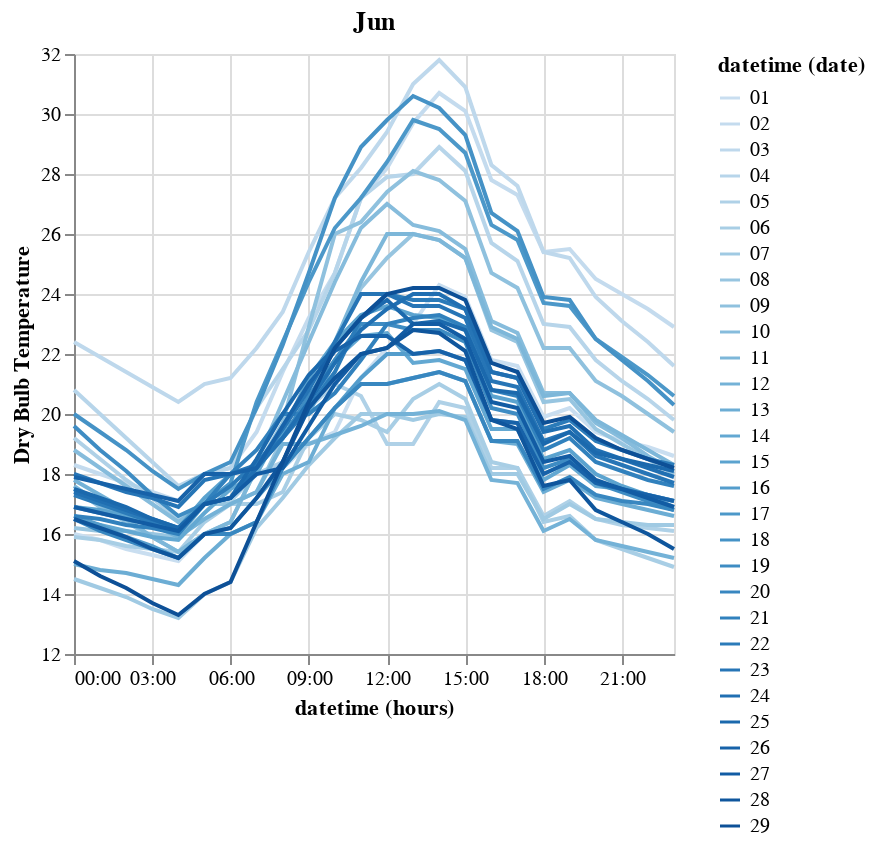

The notebook cell this image was saved under:
### Code cell
alt.Chart(june).mark_line().encode(
alt.X('hours(datetime):T'),
alt.Y("Dry Bulb Temperature").scale(zero=False),
color='date(datetime):O').properties(title=get_month(june))

### Figure 1 — Vega-Lite specification as saved in the notebook (floating-point values rounded to 4 significant figures; data arrays with more than 128 entries replaced by an {"elided": "..."} marker saying what was removed)
{"config": {"view": {"continuousWidth": 300, "continuousHeight": 300}}, "data": {"name": "data-50355a4a0414f2847430121d32f6263a"}, "mark": {"type": "line"}, "encoding": {"color": {"field": "datetime", "timeUnit": "date", "type": "ordinal"}, "x": {"field": "datetime", "timeUnit": "hours", "type": "temporal"}, "y": {"field": "Dry Bulb Temperature", "scale": {"zero": false}, "type": "quantitative"}}, "title": "Jun", "$schema": "https://vega.github.io/schema/vega-lite/v5.20.1.json", "datasets": {"data-50355a4a0414f2847430121d32f6263a": {"elided": "696 records"}}}
